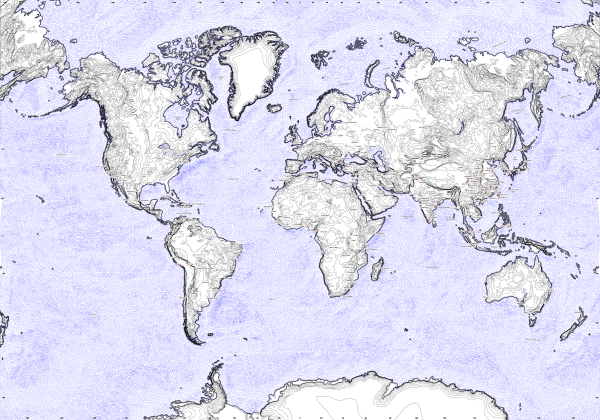
#> input picture media/header.png, 1200 x 840 px (shown at 1/2 size)
$ python -i gebco_grid_to_polygons.py   (imports and definitions only)
#> lines starting #> are read from the running program, lines starting #| are printed output that depends on the picture
#> further down, picture is the input picture: shape (840, 1200, 3); mean B, G, R 239.2, 219.3, 219.4
import rasterio
# import rasterio.features
# import rasterio.warp
# from rasterio import mask
from rasterio.transform import Affine

# import pyproj
import numpy as np
import cv2

from shapely.geometry import Polygon, MultiPolygon
from shapely.ops import transform

from datetime import datetime
import os

import pickle

import fiona
from fiona.crs import from_epsg
from collections import OrderedDict

""" ----------------------------------------------------------------------

Projection Info:

GEBCO data is WGS84 - Mercator (EPSG 4326)
GeoJSON output is the same

---------------------------------------------------------------------- """

BASE_DIR = "gebco_2020_geotiff"
DATASET_FILES = [
    "gebco_2020_n0.0_s-90.0_w-90.0_e0.0.tif",
    "gebco_2020_n0.0_s-90.0_w-180.0_e-90.0.tif",
    "gebco_2020_n0.0_s-90.0_w0.0_e90.0.tif",
    "gebco_2020_n0.0_s-90.0_w90.0_e180.0.tif",
    "gebco_2020_n90.0_s0.0_w-90.0_e0.0.tif",
    "gebco_2020_n90.0_s0.0_w-180.0_e-90.0.tif",
    "gebco_2020_n90.0_s0.0_w0.0_e90.0.tif",
    "gebco_2020_n90.0_s0.0_w90.0_e180.0.tif"
]

MIN_VAUE            = 0
MAX_VALUE           = 9000
NUM_ELEVATION_LINES = 30

MIN_AREA                    = 4 # in square-pixel
MAX_SIMPLIFICATION_ERROR    = 0.1 # in px
MORPH_KERNEL_SIZE           = 5

TIMER_STRING                = "{:<60s}: {:2.2f}s"

# if ALLOW_OVERLAP is true, the polygon for 2000-3000 meters will contain
# the polygon for 3000-4000m too. (i.e. polygons overlap like pyramids)

ALLOW_OVERLAP               = True

def generate_elevation_lines(image):

    kernel = np.ones((MORPH_KERNEL_SIZE, MORPH_KERNEL_SIZE), np.uint8)
    # erosion = cv2.erode(image, kernel, iterations = 1)

    opening = cv2.morphologyEx(image, cv2.MORPH_OPEN, kernel)
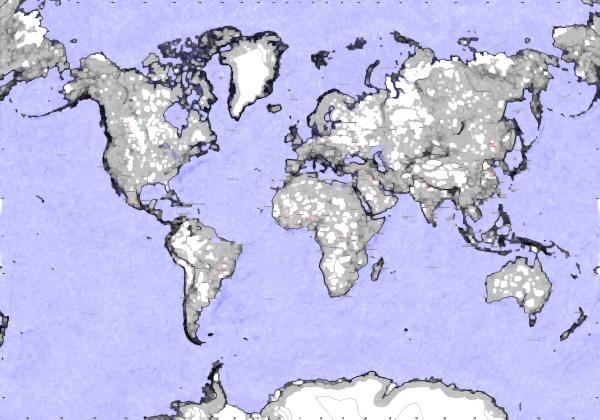
#> opening: shape (840, 1200, 3) (shown at 1/2 size); mean B, G, R 228.9, 189.2, 189.3
    closing = cv2.morphologyEx(opening, cv2.MORPH_CLOSE, kernel)
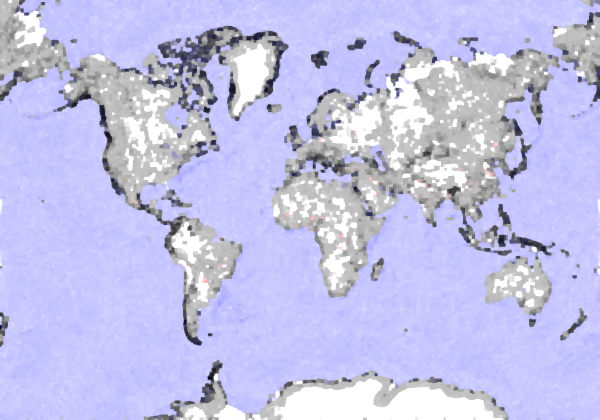
#> closing: shape (840, 1200, 3) (shown at 1/2 size); mean B, G, R 232.8, 193.7, 193.8

    thres = closing.astype(np.uint8)
    thres[thres > 0] = 1
#> thres: shape (840, 1200, 3); every value is 1

    # retrieve contours with CCOMP (only two levels of hierarchy, either hole or no hole)
#> (the run stopped early here; a loop or call above may not have finished)
